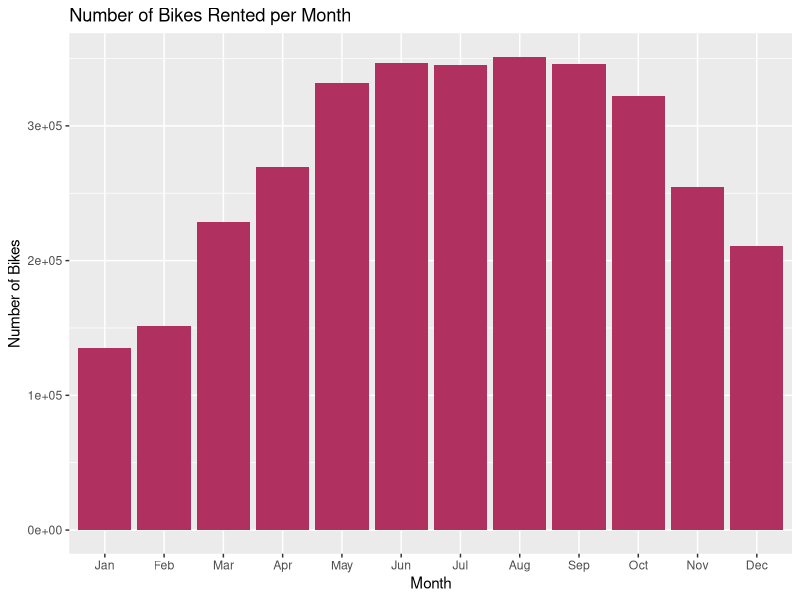
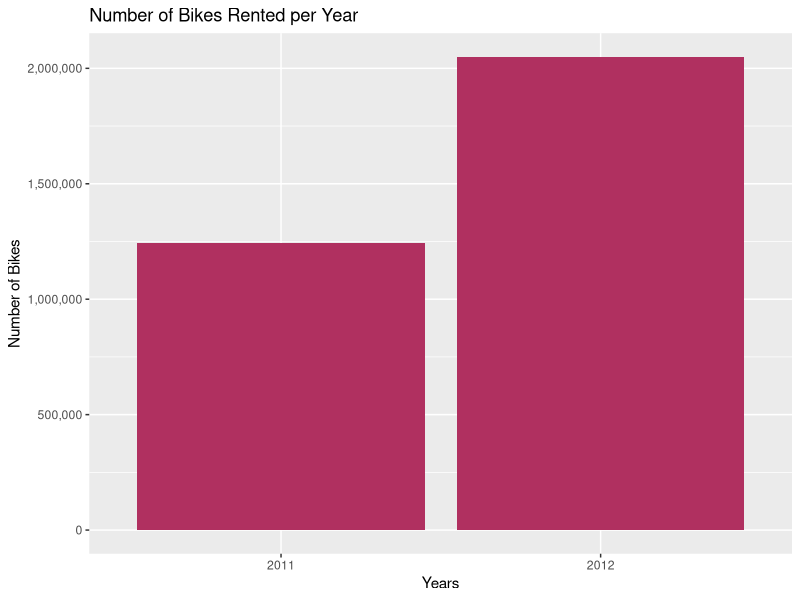
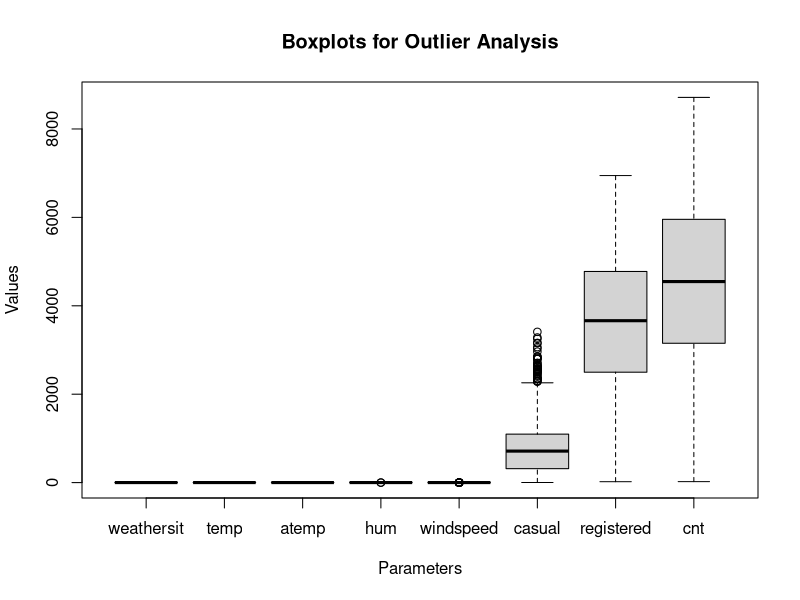

These figures' R source, in order:
library(ggplot2)
library(randomForest)
library(caret)
library(readxl)

#load the excel file
df <- read_excel("Bike.xlsx")

# Display summary statistics
summary(df)

# Check for missing values
any(is.na(df))

# Convert 'dteday' to datetime
df$dteday <- as.Date(df$dteday)

# Monthly bike count bar plot
month_df <- aggregate(cnt ~ mnth, data = df, sum)
month_df$mnth <- factor(month_df$mnth, levels = c(1:12), labels = c('Jan', 'Feb', 'Mar', 'Apr', 'May', 'Jun', 'Jul', 'Aug', 'Sep', 'Oct', 'Nov', 'Dec'))

ggplot(month_df, aes(x = mnth, y = cnt)) +
  geom_bar(stat = 'identity', fill = 'maroon') +
  labs(x = 'Month', y = 'Number of Bikes', title = 'Number of Bikes Rented per Month')

# Yearly bike count bar plot
year_df <- aggregate(cnt ~ yr, data = df, sum)
year_df$yr <- factor(year_df$yr, levels = c(0, 1), labels = c('2011', '2012'))

ggplot(year_df, aes(x = yr, y = cnt)) +
  geom_bar(stat = 'identity', fill = 'maroon') +
  scale_y_continuous(labels = scales::comma) +
  labs(x = 'Years', y = 'Number of Bikes', title = 'Number of Bikes Rented per Year')

# Boxplots for outlier analysis
boxplot(df[, c('weathersit','temp','atemp','hum','windspeed','casual','registered','cnt')],
        main = 'Boxplots for Outlier Analysis',
        xlab = 'Parameters', ylab = 'Values')

# Split the dataset
set.seed(10)
split_index <- createDataPartition(df$cnt, p = 0.75, list = FALSE)
train_data <- df[split_index, ]
test_data <- df[-split_index, ]

# Random Forest model
rf_model <- randomForest(cnt ~ mnth + season + temp + atemp + hum + casual + registered + windspeed,
                         data = train_data, ntree = 500, random_state = 10)

# Make predictions on the test data
y_pred <- predict(rf_model, newdata = test_data)

# Calculate metrics
mae <- mean(abs(test_data$cnt - y_pred))
rmse <- sqrt(mean((test_data$cnt - y_pred)^2))
mape <- mean(abs((test_data$cnt - y_pred) / test_data$cnt) * 100)

cat("Mean Absolute Error (MAE):", mae, "\n")
cat("Root Mean Squared Error (RMSE):", rmse, "\n")
cat("Mean Absolute Percentage Error (MAPE):", mape, "\n")

